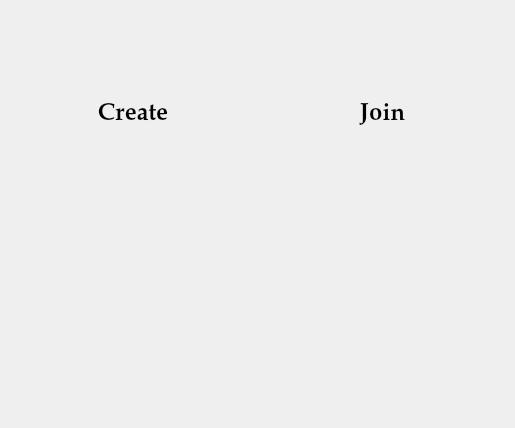
<?xml version="1.0" encoding="UTF-8"?>
<ui version="4.0">
 <class>ScreenMainMenu</class>
 <widget class="QWidget" name="ScreenMainMenu">
  <property name="geometry">
   <rect>
    <x>0</x>
    <y>0</y>
    <width>515</width>
    <height>428</height>
   </rect>
  </property>
  <property name="windowTitle">
   <string>Form</string>
  </property>
  <layout class="QVBoxLayout" name="verticalLayout_2">
   <item>
    <layout class="QVBoxLayout" name="verticalLayout">
     <item>
      <layout class="QHBoxLayout" name="horizontalLayout">
       <item>
        <widget class="QPushButton" name="buttonCreate">
         <property name="sizePolicy">
          <sizepolicy hsizetype="Expanding" vsizetype="Expanding">
           <horstretch>0</horstretch>
           <verstretch>0</verstretch>
          </sizepolicy>
         </property>
         <property name="font">
          <font>
           <family>URW Palladio L</family>
           <pointsize>18</pointsize>
           <weight>75</weight>
           <bold>true</bold>
          </font>
         </property>
         <property name="styleSheet">
          <string notr="true"/>
         </property>
         <property name="text">
          <string>Create</string>
         </property>
         <property name="flat">
          <bool>true</bool>
         </property>
        </widget>
       </item>
       <item>
        <widget class="QPushButton" name="buttonJoin">
         <property name="sizePolicy">
          <sizepolicy hsizetype="Expanding" vsizetype="Expanding">
           <horstretch>0</horstretch>
           <verstretch>0</verstretch>
          </sizepolicy>
         </property>
         <property name="font">
          <font>
           <family>URW Palladio L</family>
           <pointsize>18</pointsize>
           <weight>75</weight>
           <bold>true</bold>
          </font>
         </property>
         <property name="text">
          <string>Join</string>
         </property>
         <property name="flat">
          <bool>true</bool>
         </property>
        </widget>
       </item>
      </layout>
     </item>
    </layout>
   </item>
   <item>
    <spacer name="verticalSpacer">
     <property name="orientation">
      <enum>Qt::Vertical</enum>
     </property>
     <property name="sizeType">
      <enum>QSizePolicy::Fixed</enum>
     </property>
     <property name="sizeHint" stdset="0">
      <size>
       <width>20</width>
       <height>200</height>
      </size>
     </property>
    </spacer>
   </item>
  </layout>
 </widget>
 <resources/>
 <connections/>
</ui>
